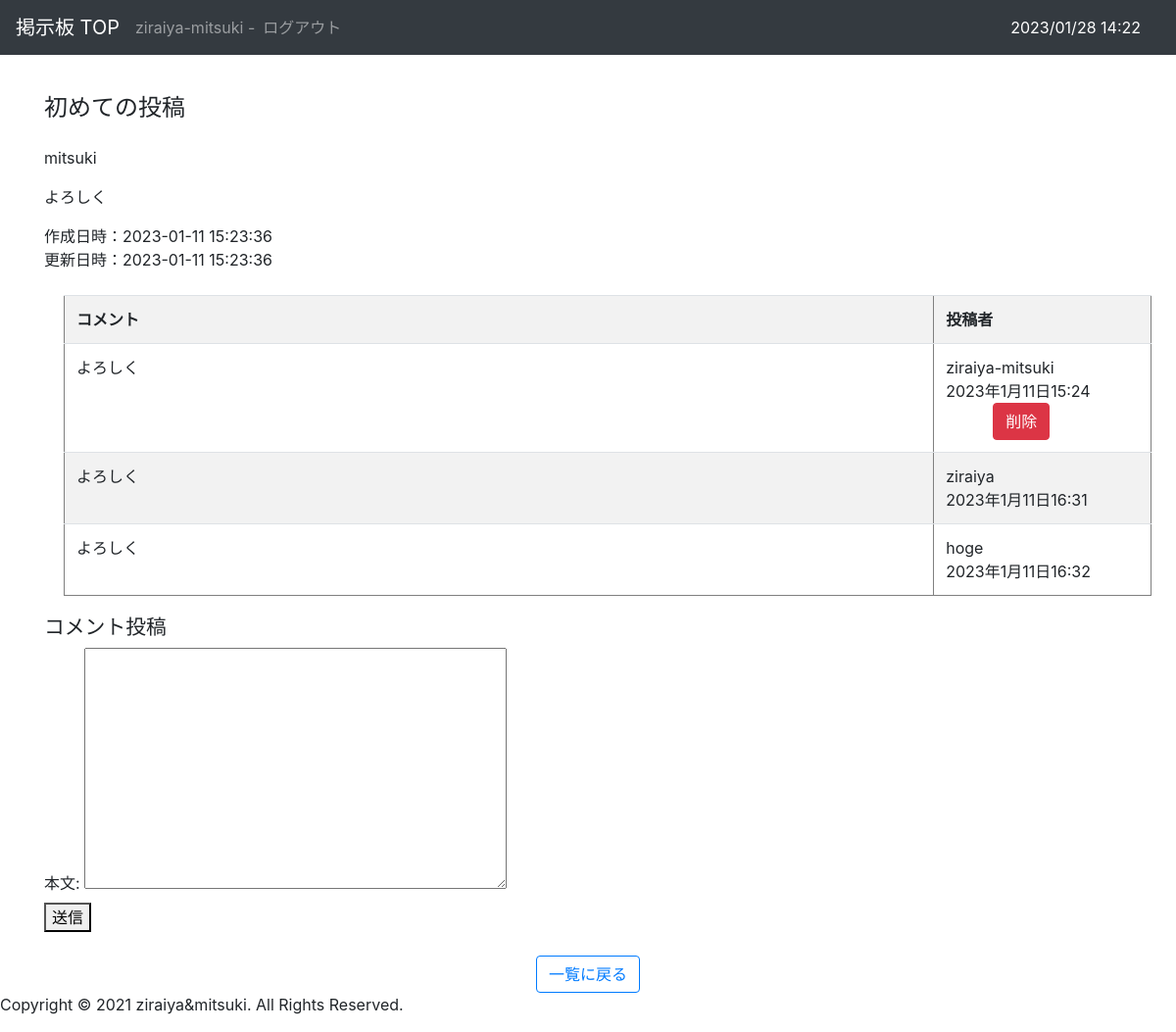
The page /bbs/11/ (signed in) on the database its author committed.
### bbs/models.py (models this page shows, shortened)
class Article(models.Model):
    title = models.CharField(max_length = 200)
    content = models.TextField(max_length=1000)
    author = models.ForeignKey(
        'auth.User',
        on_delete = models.CASCADE,
    )
    created_at = models.DateTimeField(auto_now_add=True)
    updated_at = models.DateTimeField(auto_now=True)

class Comment(models.Model):
    text = models.TextField('本文')
    target = models.ForeignKey(Article, on_delete=models.CASCADE)
    author = models.ForeignKey(
        'auth.User',
        on_delete = models.CASCADE,
    )
    created_at = models.DateTimeField(auto_now_add=True)

### bbs/views.py (the view)
# urls.py: path('<int:pk>/', views.DetailView.as_view(), name='detail'),
class DetailView(generic.DetailView):
    model = Article
    def get_context_data(self, **kwargs):
        context = super().get_context_data(**kwargs)
        context['comment_form'] = CommentCreateForm
        return context

### bbs/templatetags/markdown_extras.py (called while the page is built)
@register.filter()
@stringfilter
def markdown(value):
    return md.markdown(value, extensions=['markdown.extensions.fenced_code'])

### bbs/templates/bbs/article_detail.html (shortened to what this page needs)
{% extends 'layout.html' %}
{% load markdown_extras %}
{% block content %}
<h1 class="mt-3 mb-4">{{ article.title }}</h1>
<div>
    <p>{{ article.author }}</p>
    <p>{{ article.content|markdown|safe }}</p>
    <p>作成日時：{{ article.created_at|date:"Y-m-j H:i:s" }}<br>
        更新日時：{{ article.updated_at|date:"Y-m-j H:i:s" }}</p>
</div>
<table class='table table-striped table-hover' border="1" style="margin: 20px;">
    <tr>
        <th>コメント</th>
        <th width=20%>投稿者</th>
    </tr>
    {% for comment in article.comment_set.all %}
    <tr>
        <td>
            <p>{{ comment.text }}</p>
        </td>
        <td>
            {{ comment.author }}<br>{{ comment.created_at }}<br>
            {% if request.user.id == object.author_id or request.user.id == comment.author_id %}
            <a href='{% url "bbs:delete_comment" article.pk comment.pk %}'  class='btn btn-danger ml-5'>削除</a>
            {% endif %}
        </td>
    </tr>
    {% endfor %}
</table>
{% if user.is_authenticated %}
<div class="comment-form">
    <h2>コメント投稿</h2>
    <form action="{% url 'bbs:comment_create' article.pk %}" method="post">
      {{ comment_form}}
      <div>
        <button type="submit">送信</button>
      </div>
    </form>
</div>
{% endif %}
<div class='mt-4' style="text-align: center">
    <a href='{% url "bbs:index" %}' class='btn btn-outline-primary'>一覧に戻る</a>
</div>
{% endblock %}

### templates/layout.html (shortened to what this page needs)
<!DOCTYPE html>
<html>
    <head>
        <link rel="stylesheet" href="https://cdn.jsdelivr.net/npm/bootstrap@4.6.2/dist/css/bootstrap.min.css">
    </head>
    <body>
        <nav class='navbar navbar-expand-sm navbar-dark bg-dark fixed-top'>
            <a class='navbar-brand' href='{% url "bbs:index" %}'>掲示板 TOP</a>
            <ul class='navbar-nav'>
                {% if user.is_authenticated %}
                    <li class='nav-time'>
                        <span class='navbar-text'>{{ user }} - </span>
                    </li>
                    <li class='nav-item'>
                        <a href='{% url "logout" %}' class='logout nav-link'>ログアウト</a>
                    </li>
                {% endif %}
            </ul>
            <div class="nav-item" style="margin:0 20px 0 auto;" >
                <font color="white">{% now "SHORT_DATETIME_FORMAT" %}</font>
            </div>
        </nav>
        <div class='container'>
            {% block content %}
            {% endblock %}
        </div>
    </body>
    <footer>
        <address>Copyright &copy; 2021 ziraiya&mitsuki. All Rights Reserved.</address>
    </footer>
</html>

### templates/layout.html (style rules this page uses)
body { padding-top: 80px; }
h1 { font-size: 150%; }
h2 { font-size: 130%; }

### rows shown on the page
Article: title "初めての投稿", author "mitsuki", content "よろしく", created_at "2023-01-11 15:23:36", updated_at "2023-01-11 15:23:36"
Comment: text "よろしく", author "ziraiya-mitsuki", created_at "2023年1月11日15:24", shows "削除"
Comment: text "よろしく", author "ziraiya", created_at "2023年1月11日16:31"
Comment: text "よろしく", author "hoge", created_at "2023年1月11日16:32"

### other values the page prints
{{ user }} "ziraiya-mitsuki"
